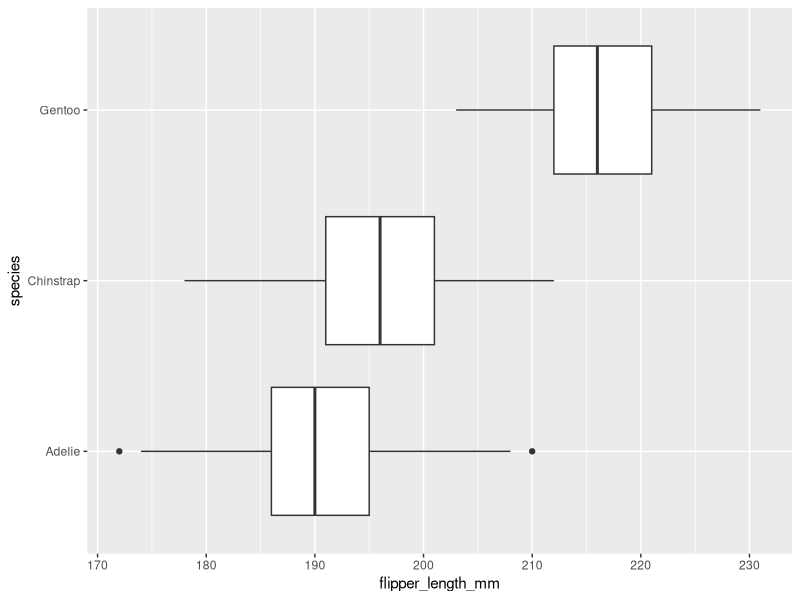
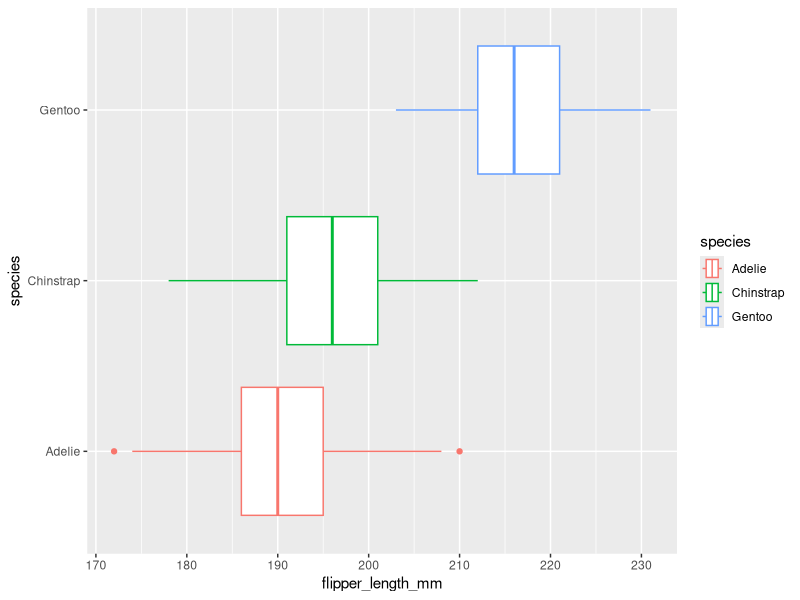
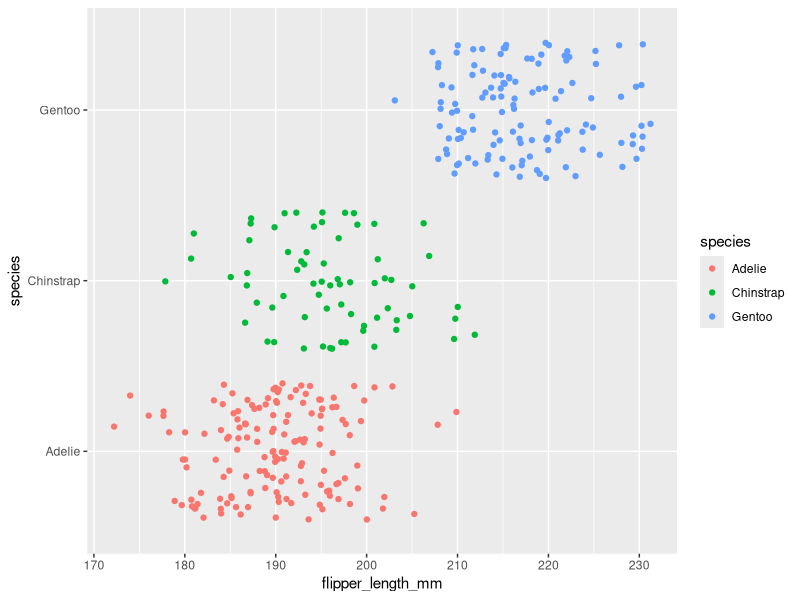

Recreate these plots in R, in order.
## ---- chunk 1
knitr::opts_chunk$set(error = TRUE)
## ---- chunk 2
library(palmerpenguins)
penguins
## ---- chunk 3
library(ggplot2)
## ---- chunk 4
ggplot(data = penguins, mapping = aes(x = flipper_length_mm, y = species)) +
  geom_boxplot()
## ---- chunk 5
ggplot(data = penguins, mapping = aes(x = flipper_length_mm, y = species, color = species)) +
  geom_boxplot()
## ---- chunk 6
ggplot(data = penguins, mapping = aes(x = flipper_length_mm, y = species, color= species)) +
  geom_jitter()
## ---- chunk 7

## ---- chunk 8

## ---- chunk 9

## ---- chunk 10

## ---- chunk 11

## ---- chunk 12

## ---- chunk 13

## ---- chunk 14

